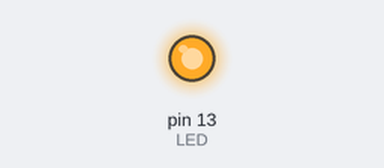
The sketch below on a simulated Arduino Uno, built with avr-gcc and run on an emulated ATmega328P. Shown: output pins drawn as LEDs (lit = HIGH).

Above: at 0.05 s.
At 12.6 s:
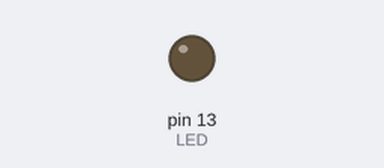
Timing chart, 0 to 19.8 s (numbered marks = the images above):
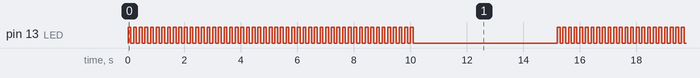

Measured:
- by itself, pin 13 (LED): moves between LOW and HIGH, repeating every 15.2 s

The sketch:

sketch_oct29a_led.ino
```cpp
    // Esempio 01: far lampeggiare un led

      #define LED 13            // LED collegato al pin digitale 13

    void setup()
    {
      pinMode(LED, OUTPUT);     // imposta il pin digitale come output
    }

    void loop()
    {

      for(int i=0; i<=50;i++)
      {
        digitalWrite(LED, HIGH);  // accende il LED
        delay(100);              // aspetta un secondo
        digitalWrite(LED, LOW);   // spegne il LED
        delay(100);              // aspetta un secondo

      }

        digitalWrite(LED, LOW);   // spegne il LED
        delay(5000);              // aspetta un secondo

    }
```
